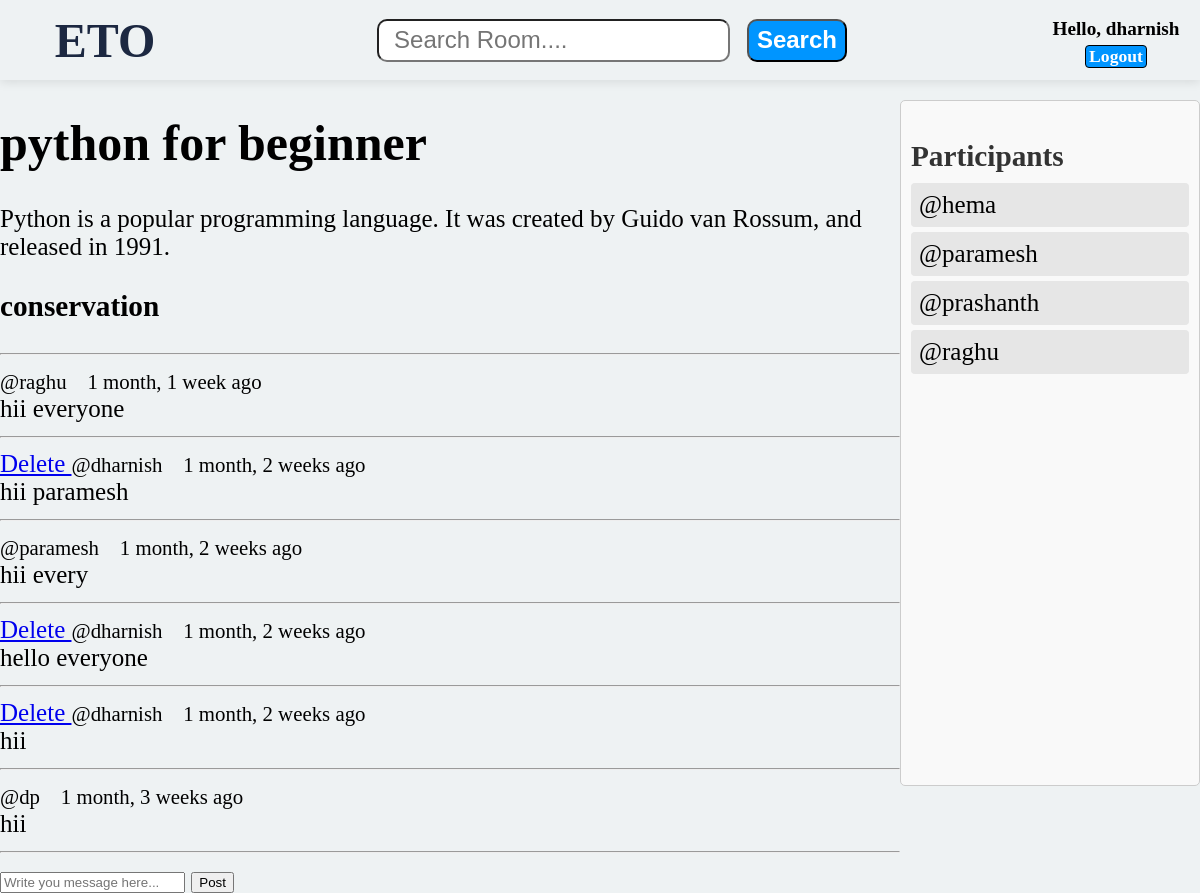
/room/1/ (signed in), run on the app's committed database.
### base/models.py (models this page shows, shortened)
class Room(models.Model):
    host = models.ForeignKey(User,on_delete=models.SET_NULL,null=True)
    topic = models.ForeignKey(Topic,on_delete=models.SET_NULL,null=True)
    name = models.CharField(max_length = 200)
    description = models.TextField(null = True)
    participants = models.ManyToManyField(User,related_name="participants",blank=True)
    updated = models.DateTimeField(auto_now = True)
    created = models.DateTimeField(auto_now_add = True)
    class Meta:
        ordering = ['-created','-updated']

class Message(models.Model):
    user = models.ForeignKey(User,on_delete=models.CASCADE)
    room = models.ForeignKey(Room,on_delete=models.CASCADE)
    body = models.TextField()
    updated = models.DateTimeField(auto_now = True)
    created = models.DateTimeField(auto_now_add = True)

### base/views.py (the view, shortened to what this page needs)
# urls.py: path('room/<str:pk>/',views.room,name='room'),
def room(request,pk):
    data = Room.objects.get(id=pk)
    participance = data.participants.all()
    message = data.message_set.all().order_by('-created')
    context = {'room':data,'loginpage':True,'message':message,'participances':participance}
    return render(request,"base/room.html",context)

### base/templates/base/room.html (shortened to what this page needs)
{% extends "main.html" %}
{% block content %}
<div class="room-container">
    <div>
        <h1>{{room.name}}</h1>
        <p>{{room.description}}</p>
        <div class="commant-wrapper">
            <h3> conservation </h3>
            <hr/>
            {% for m in message %}
                <div class="message">
                    <div>
                        {% if request.user == m.user %}
                            <a href="{% url 'delete-message' m.id %}"> Delete </a>
                        {%endif%}
                        <small>
                            @{{m.user}} &nbsp&nbsp {{m.created | timesince}} ago
                        </small>
                    </div>
                        <div>
                            {{m.body}}
                        </div>
                </div>
                <hr/>
            {% endfor %}
        </div>
        {% if request.user.is_authenticated %}
            <div>
                <form method="POST" action="">
                    <input type="text" name="body" placeholder="Write you message here..."/>
                    <input type="submit" value="Post"/>
                </form>
            </div>
        {% endif %}
    </div>
    <div class="participants">
        <h3> Participants </h3>
        {% for par in participances %}
            {% if par != request.user%}
            <div>@{{par.username}}</div>
            {% endif %}
        {%endfor%}
    </div>
</div>
{% endblock content%}

### templates/navbar.html (shortened to what this page needs)
<header>
    <div class="logoname">
        <a href="/">
            <h1>ETO</h1>
        </a>
    </div>
    <div class="headerpart">
        <div class="searchbar">
            <form method="GET" action="{% url 'home' %}">
                <input type="text" name="q" placeholder="Search Room...." value="{{search}}"/>
                <input type="submit" value="Search"/>
            </form>
        </div>
        <div class="profilestatus">
            {% if loginpage %}
                {% if request.user.is_authenticated %}
                <div class="profile">
                    <div class="profile_name">
                        Hello, {{request.user.username}}
                    </div>
                        <a href="{% url 'logout' %}"> Logout </a>
                </div>
                {% else %}
                    <div class="loginbtn">
                        <a href="{% url 'login' %}"> Login </a>
                    </div>
                {% endif %}
            {% endif %}
        </div>
</header>

### static/styles/main.css (style rules this page uses)
body { margin: 0px; font-size: 25px; background-color: #eef2f3; }
header { display: flex; justify-content: space-between; align-items: center; background-color: #eef2f3; box-sizing: border-box; height: 10vh; box-shadow: 0 2px 10px rgba(0, 0, 0, 0.1); }
div.logoname { padding-left: 15px; flex-basis: 15%; }
div.logoname > a { text-decoration: None; font-family:cursive; font-weight: 1000px; font-size: 1.5rem; color: #1c2841; }
div.logoname > a > h1 { text-align: center; }
div.headerpart { display: flex; justify-content: space-between; align-items: center; flex-basis: 70%; }
div.headerpart > div.searchbar { flex-basis: 60%; }
div.headerpart > .searchbar > form { width: 100%; display: flex; justify-content: space-evenly; }
div.headerpart > .searchbar > form > input[type="text"] { font-size: 1.5rem; height: 43px; border-radius: 10px; flex-basis: 70%; box-sizing: border-box; padding-left: 15px; }
div.headerpart > .searchbar > form > input[type="submit"] { font-size: 1.5rem; height: 43px; font-weight: bolder; border-radius: 10px; box-sizing: border-box; color: #fff; background-color: #0095ff; cursor: pointer; flex-basis: 100px; }
div.headerpart > div.profilestatus { display: flex; flex-basis: 20%; justify-content: space-around; }
div.headerpart > div.profilestatus > div.profile { display: flex; flex-direction: column; align-items: center; }
div.headerpart > div.profilestatus > div > div.profile_name { font-size: 1.2rem; font-weight: bolder; }
div.headerpart > div.profilestatus > div.profile > a { text-decoration: none; color: #fff; font-size: 1.1rem; background-color: #0095ff; border: 1px solid black; border-radius: 4px; width: 60px; text-align: center; transition: all 0.5s; position: relative; top: 5px; font-weight: bolder; transition: all 5s; }

### static/styles/createroom.css (style rules this page uses)
.participants { border: 1px solid #ccc; border-radius: 5px; padding: 10px; margin: 20px 0; background-color: #f9f9f9; overflow: auto; height: 83vh; }
.participants h3 { margin-bottom: 10px; color: #333; }
.participants div { margin-bottom: 5px; padding: 8px; background-color: #e6e6e6; border-radius: 4px; }

### base/templates/base/room.html (style rules this page uses)
.room-container { display:grid; grid-template-columns: 3fr 1fr; }

### data on the page
Room: name "python for beginner", description "Python is a popular programming language. It was created by Guido van Rossum, and released in 1991."
Message: user "raghu", created "1 month, 1 week", body "hii everyone"
Message: shows "Delete", user "dharnish", created "1 month, 2 weeks", body "hii paramesh"
Message: user "paramesh", created "1 month, 2 weeks", body "hii every"
Message: shows "Delete", user "dharnish", created "1 month, 2 weeks", body "hello everyone"
Message: shows "Delete", user "dharnish", created "1 month, 2 weeks", body "hii"
Message: user "dp", created "1 month, 3 weeks", body "hii"

### other printed values
{{ request.user.username }} "dharnish"
{{ par.username }} "hema"
{{ par.username }} "paramesh"
{{ par.username }} "prashanth"
{{ par.username }} "raghu"
